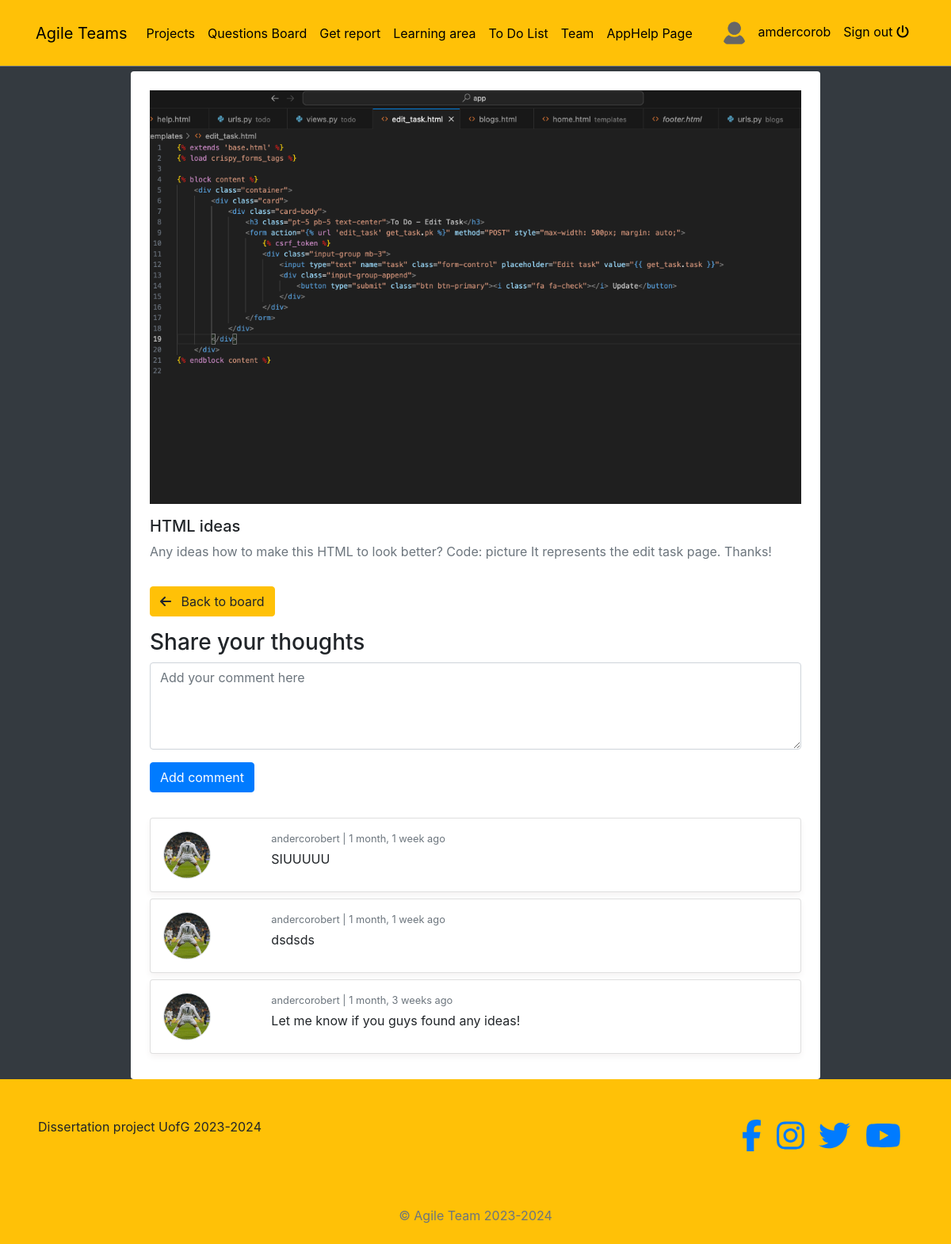
Screenshot of /posts/25/detail/ (signed in) with the database file from the repository.
### posts/models.py (models this page shows, shortened)
class Post(models.Model):
    author = models.ForeignKey(Profile, on_delete=models.CASCADE)
    liked = models.ManyToManyField(Profile, related_name="liked", blank=True)
    updated = models.DateTimeField(auto_now=True)
    created = models.DateTimeField(auto_now_add=True)

class GeneralPost(Post):
    title = models.CharField(max_length=200)
    description = models.CharField(max_length=300)
    image = models.ImageField(upload_to=get_upload_path, blank=True, validators=[FileExtensionValidator(['png','jpg', 'jpeg'])])

class Comment(models.Model):
    user = models.ForeignKey(Profile, on_delete=models.CASCADE)
    post = models.ForeignKey(GeneralPost, on_delete=models.CASCADE)
    body = models.TextField(max_length=300)
    created = models.DateTimeField(auto_now_add=True)
    class Meta:
        ordering = ('-created', )

### profiles/models.py (models this page shows)
class Profile(models.Model):
    user = models.OneToOneField(User, on_delete=models.CASCADE)
    bio = models.TextField()
    profile_picture = models.ImageField(upload_to=get_upload_path, default="uploads/profile/img/avatar.png", validators=[FileExtensionValidator(['png','jpg', 'jpeg'])])
    team = models.CharField(max_length=200)
    updated = models.DateTimeField(auto_now=True)
    created = models.DateTimeField(auto_now_add=True)
    def __str__(self):
        return "{}".format(self.user)

### posts/views.py (the view, shortened to what this page needs)
# urls.py: path('<pk>/detail/', GeneralDetailPost.as_view(), name='gp-detail'),
class GeneralDetailPost(LoginRequiredMixin, DetailView):
    model = GeneralPost
    template_name = 'posts/detail.html'
    def get_object(self, *args, **kwargs):
        pk = self.kwargs.get('pk')
        post_ = get_object_or_404(GeneralPost, pk=pk)
        return post_
    def get_context_data(self, **kwargs):
        context = super().get_context_data(**kwargs)
        context["form"] = CommentForm()
        return context

### posts/forms.py
class CommentForm(forms.ModelForm):
    body = forms.CharField(label='', widget=forms.Textarea(attrs={'rows':4, 'placeholder':'Add your comment here'}))
    class Meta:
        model = Comment
        fields = ('body', )

### blogs/context_processors.py (called while the page is built)
def get_categories(request):
    categories = Category.objects.all()
    return dict(categories=categories)

### profiles/context_processors.py (called while the page is built)
def profile_pic(request):
    if request.user.is_authenticated:
        user = request.user
        try:
            profile_obj = Profile.objects.get(user=user)
            pic = profile_obj.profile_picture
        except Profile.DoesNotExist:
            pic = None
        return {'picture':pic}
    return {}

def get_profile(request):
    if request.user.is_authenticated:
        user = request.user
        try:
            profile_obj = Profile.objects.get(user=user)
        except Profile.DoesNotExist:
            pic = None
        return {'profile':profile_obj}
    return {}

### posts/templates/posts/detail.html (shortened to what this page needs)
{% extends 'base.html' %}
{% load crispy_forms_tags %}
{% block content %}
<div class="col-9 mx-auto" style="margin-top: 70px;">
    <div class="bg-white p-4 rounded">
        {% if object.report %}
        Description: <br> {{object.problem_reported.description }}
        <br>
        <table class="tg">
        <tr>
            <th class="tg-ve35">Author</th>
            <th class="tg-wo29">{{ object.author }}</th>
        </tr>
        <tr>
            <td class="tg-wo29">Day</td>
            <td class="tg-wo29">{{ object.report.day }}</td>
        </tr>
        <tr>
            <td class="tg-wo29">Hour from</td>
            <td class="tg-wo29">{{ object.report.start_hour }}</td>
        </tr>
        <tr>
            <td class="tg-wo29">Hour to</td>
            <td class="tg-wo29">{{ object.report.end_hour }}</td>
        </tr>
            <tr>
            <td class="tg-wo29">Sprint / Project</td>
            <td class="tg-wo29">{{ object.report.product }} / {{ object.report.production_line }}</td>
        </tr>
            <tr>
            <td class="tg-wo29">Plan / Execution</td>
            <td class="tg-wo29">{{ object.report.plan }} / {{ object.report.execution }}</td>
        </tr>
        </table>
        <br>
        <strong>{{ object.problem_reported.category }}</strong>
        <br>
        <small class="text-muted">{{object.problem_reported.problem_id }}</small>
        <br>
        Cost: {{object.problem_reported.breakdown }} hours
        <br>
    {% else %}
            {% if object.image %}
                <div class="mb-3"><img class="w-100" src="{{object.image.url}}"></div>
            {% endif %}
            <h5>{{object.title}}</h5>
            <p>{{object.description}}</p>
        {% endif %}
        <div class="row">
            <div class="col-2 my-3">
                <a href="{% url 'posts:post-list' %}">
                    <button class="btn btn-warning">
                        <i class="fas fa-arrow-left mr-2"></i> Back to board
                    </button>
                </a>
            </div>
        </div>
        {% if not object.report %}
            <h3>Share your thoughts</h3>
            <form action="" method="POST">
                {{ form|crispy }}
                <button class="btn btn-primary" type="submit">Add comment</button>
            </form>
            <br>
            <div id="comment-box">
                {% if object.comment_set.all %}
                    {% for c in object.comment_set.all %}
                        <div class="card p-3 my-2">
                            <div class="row">
                                <div class='col-2'>
                                    <img src="{{ c.user.profile_picture.url }}" width="60" height="60" class="rounded-circle border">
                                </div>
                                <div class='col-8'>
                                    <div class="text-muted small mb-1">{{c.user}} | {{ c.created|timesince }} ago</div>
                                    <div>{{ c.body }}</div>
                                </div>
                            </div>
                        </div>
                    {% endfor %}
                {% else %}
                    <h3>No comments yet</h3>
                {% endif %}
            </div>
        {% endif %}
    </div>
</div>
{% endblock content %}

### templates/navbar.html (shortened to what this page needs)
<!DOCTYPE html>
<html lang="en">
<head>
</head>
<body>
<nav class="navbar navbar-icon-top navbar-expand-lg navbar-dark bg-warning border-bottom border-secondary fixed-top py-3">
    <div class="container">
        <a class="navbar-brand" href="{% url 'help' %}">Agile Teams</a>
        <div class="collapse navbar-collapse" id="navbarSupportedContent">
            <ul class="navbar-nav mr-auto">
                <li class="nav-item">
                    <a class="nav-link" href="{% url "reports:home" %}">Projects</a>
                </li>
                <li class="nav-item">
                    <a class="nav-link" href="{% url "posts:post-list" %}">Questions Board</a>
                </li>
                <li class="nav-item">
                    <a class="nav-link" href="{% url "reports:select-view" %}">Get report</a>
                </li>
                <li class="nav-item">
                    <a class="nav-link" href="{% url 'home' %}">Learning area</a>
                </li>
                <li class="nav-item">
                    <a class="nav-link" href="{% url 'todo' %}">To Do List</a>
                </li>
                <li class="nav-item">
                    <a class="nav-link" href="{% url 'team' %}">Team</a>
                </li>
                <li class="nav-item">
                    <a class="nav-link" href="{% url 'help' %}">AppHelp Page</a>
                </li>
            </ul>
            <ul class='navbar-nav'>
                {% if request.user.is_authenticated %}
                    <li class='nav-item'>
                        <a class='nav-link' href='{% url "profiles:profile-view" %}'>
                            <img src='{{picture.url}}' class='img-avatar' alt='profile picture'>
                            <span class='ml-2'> {{request.user}} </span>
                        </a>
                    </li>
                    <li class="nav-item">
                        <a class="nav-link" href="{% url 'account_logout' %}">
                            Sign out <i class="fas fa-power-off mt-2"></i>
                        </a>
                    </li>
                {% else %}
                    <li class="nav-item">
                        <a class="nav-link" href="{% url 'account_login' %}">
                            Sign in <i class="fa fa-sign-in-alt"></i>
                        </a>
                    </li>
                {% endif %}
            </ul>
        </div>
    </div>
</nav>
</body>
</html>

### static/style.css (style rules this page uses)
.img-avatar { height: 35px; width: 35px; border-radius: 50%; }
body { background-color: orange; }

### static/test.css (style rules this page uses)
body { font-family: 'Arial', sans-serif; background-color: orange; margin: 0; padding: 0; }
.navbar-nav .nav-link { color: black !important; }
.card { box-shadow: 0 4px 8px #f5f3f3; transition: transform 0.3s, box-shadow 0.3s; }
p { color: #6c757d; }

### templates/navbar.html (style rules this page uses)
.navbar-nav .nav-link { color: black !important; }
.navbar-brand { color: black !important; }

### rows the page displays
GeneralPost: image (picture), title "HTML ideas", description "Any ideas how to make this HTML to look better? Code: picture It represents the edit task page. Thanks!"
Comment: user.profile_picture (picture), user "andercorobert", created "1 month, 1 week", body "SIUUUUU"
Comment: user.profile_picture (picture), user "andercorobert", created "1 month, 1 week", body "dsdsds"
Comment: user.profile_picture (picture), user "andercorobert", created "1 month, 3 weeks", body "Let me know if you guys found any ideas!"

### other values shown
{{ request.user }} "amdercorob"
